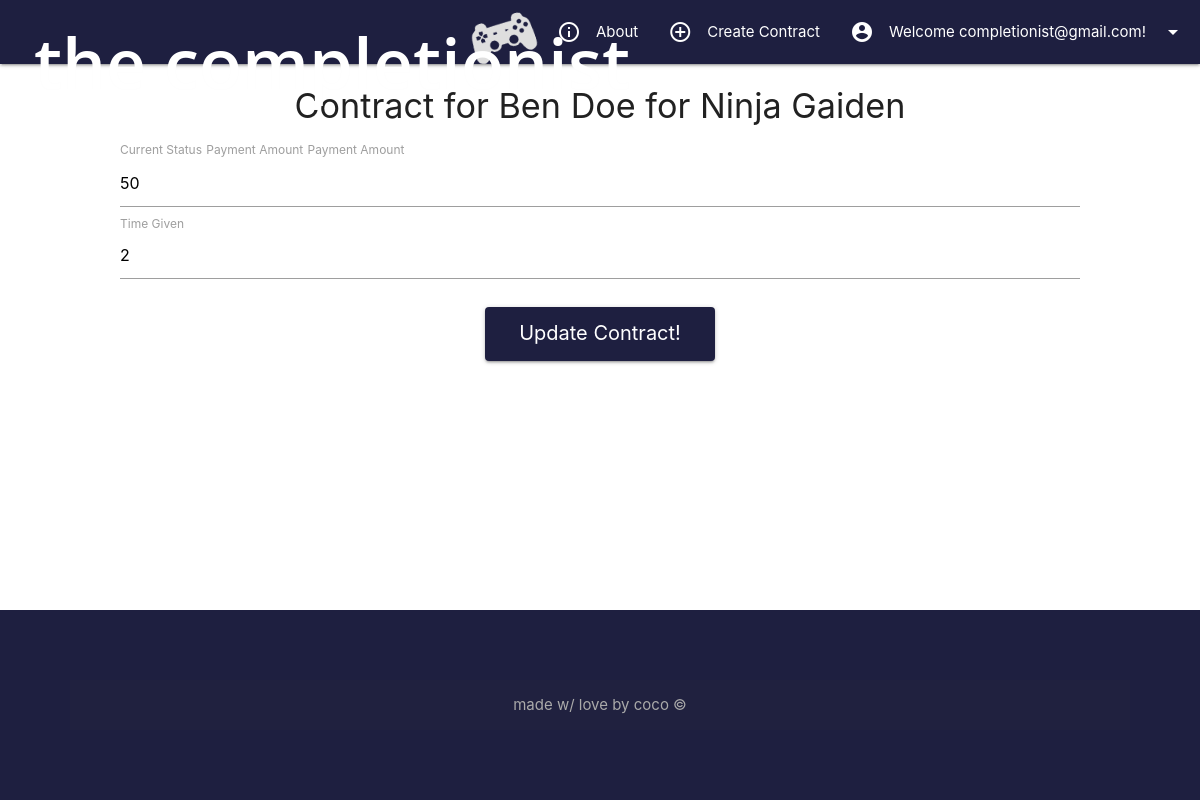
The page /view/updatecontract.php?ContractID=132 (signed in) on the database as committed earlier.
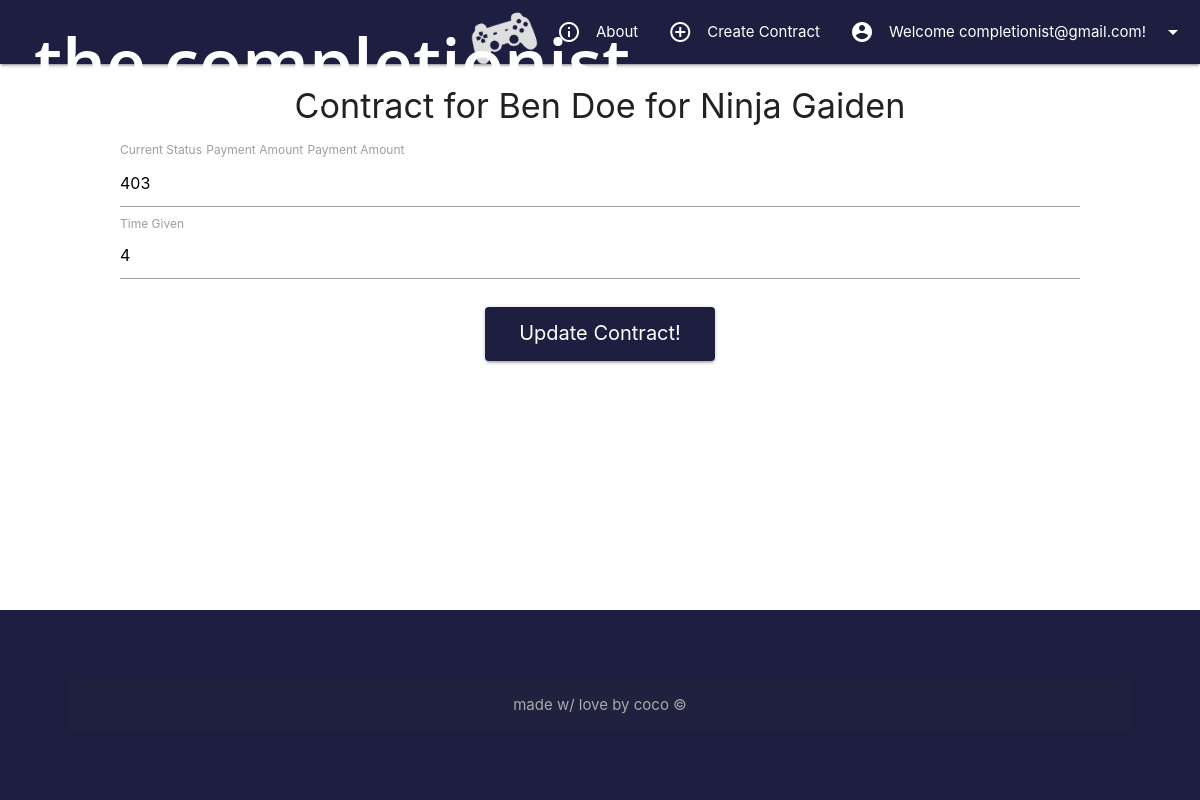
The same page on the database as committed later.
### tables this page shows
CREATE TABLE `contract` (
  `ContractID` int(20) UNSIGNED NOT NULL,
  `Date` varchar(10) NOT NULL,
  `PaymentAmount` int(5) NOT NULL,
  `TimeGiven` varchar(10) NOT NULL,
  `Status` varchar(30) NOT NULL,
  `GameID` int(20) UNSIGNED NOT NULL,
  `UserID` int(20) UNSIGNED NOT NULL
);

CREATE TABLE `games` (
  `GameID` int(20) UNSIGNED NOT NULL,
  `GameTitle` varchar(30) NOT NULL,
  `DateReleased` date NOT NULL,
  `GamePlatform` varchar(10) NOT NULL,
  `Cover` varchar(100) DEFAULT NULL
);

### view/UpdateContract.php (the view, shortened to what this page needs)
	<?php
	include '../model/db.php';
	include 'header.php';
	include 'navigation.php';
	?>
	<?php
	$getquery = '
	SELECT * FROM contract
	inner join users on contract.UserID = users.UserID
	inner join games on contract.GameID = games.GameID
	-- inner join contractstatus on contract.ContractID = contractstatus.ContractID
	-- where contract.ContractID = "132"
	where contract.ContractID = ' . $_GET['ContractID'] . '
	';
	$stmt = $conn->prepare($getquery);
	$stmt->execute();
	$getresult = $stmt->fetch(PDO::FETCH_ASSOC);
	?>
	<?php
	echo'
	<form class="contract" action="../controller/update_process.php?ContractID=' . $_GET['ContractID'] . '" method="post">
	<h4 class="center">Contract for ' . $getresult['FirstName'] . ' ' . $getresult['LastName'] . '
	for ' . $getresult['GameTitle'] . '</h4>
	<label>Current Status</label>
	<select name="Status">
	<option selected>' . $getresult['Status'] . '</option>
	<option disabled></option>
	<option>Awaiting Confirmation</option>
	<option>Payment Recieved</option>
	<option>In Progress</option>
	<option>Completed</option>
	</select>
	<label>Payment Amount</label>
	<label>Payment Amount</label>
	<input value="' . $getresult['PaymentAmount'] . '" type="text" name="PaymentAmount" placeholder="Payment Amount">
	<label>Time Given</label>
	<input value="' . $getresult['TimeGiven'] . '" type="text" name="TimeGiven" placeholder="Time Given">
	<div class="submit">
	<input class="sub waves-effect waves-light btn-large" type="submit" name="submit" value="Update Contract!">
      	</div>
	</form>';
	?>
<?php
	include '../view/footer.php';
?>

Rows that differ between the two databases and show on the page:
changed contract "Ninja Gaiden": PaymentAmount "50" → "403"; TimeGiven "2" → "4"
